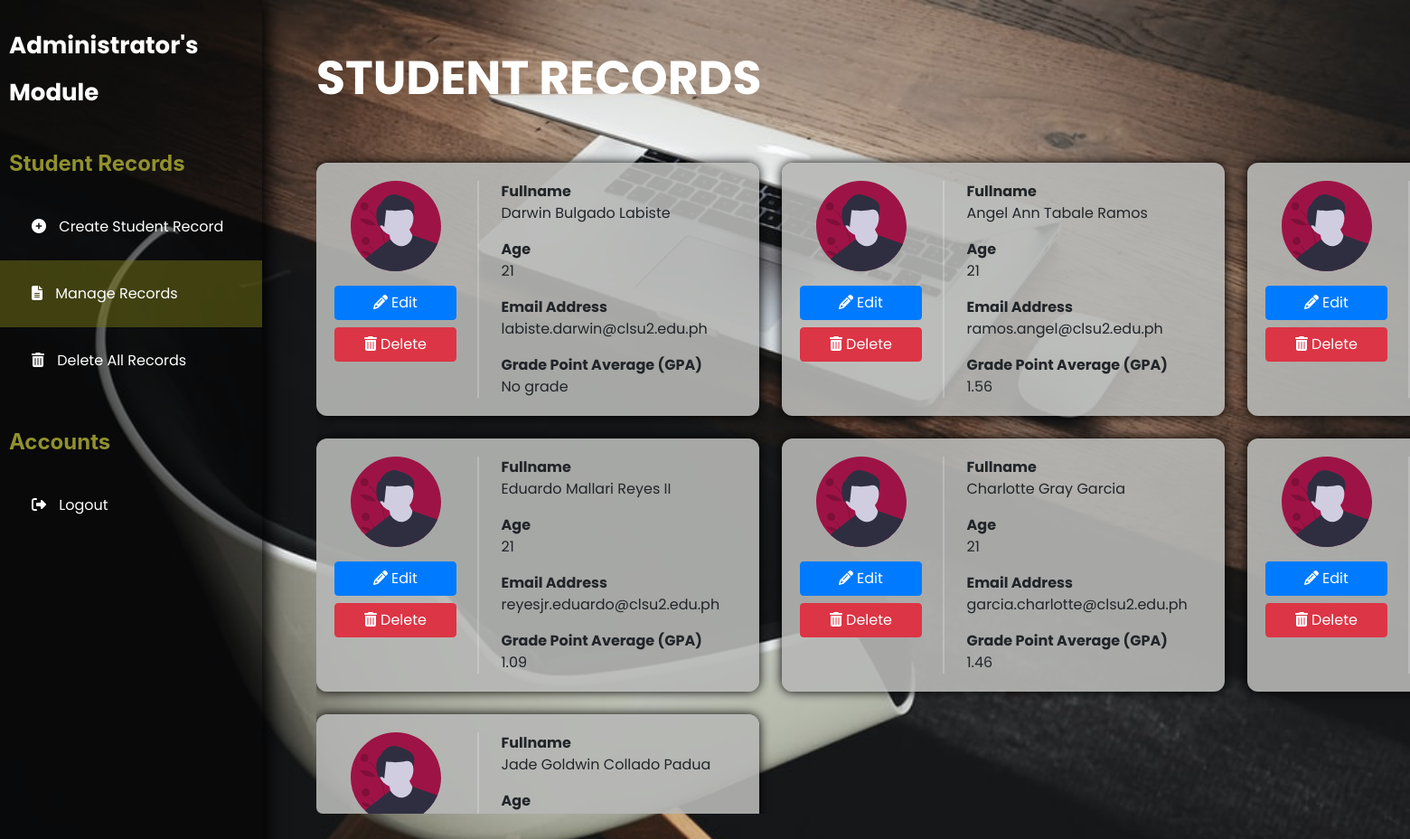
The app's page /admin/index.php (signed in) with its own data.
### tables this page shows
CREATE TABLE `student` (
  `id` int(11) NOT NULL,
  `name` varchar(50) NOT NULL,
  `age` int(2) NOT NULL,
  `email` varchar(50) NOT NULL,
  `gpa` float NOT NULL
);

### admin/index.php (the view, shortened to what this page needs)
<!DOCTYPE html>
<html lang="en">
<head>
    <link rel="stylesheet" href="../css/bootstrap-4.0.0-dist/css/bootstrap.min.css">
    <link rel="stylesheet" href="../css/admin.css">
</head>
<body>
    <div class="container-fluid">
        <div class="navigation">
            <div class="nav-title">
                <h2>Administrator's Module</h2>
            </div>
            <nav>
                <ul>
                    <div class="sub-title-nav">
                        <p>Student Records</p>
                    </div>
                    <li>
                        <a href="create_student_record.php">
                            <i class="fas fa-plus-circle"></i>
                            Create student record
                        </a>
                    </li>
                    <li>
                        <a class="active" href="index.php">
                            <i class="fas fa-file-alt"></i>
                            Manage records
                        </a>
                    </li>
                    <li>
                        <a href="delete_all_records.php">
                            <i class="fas fa-trash-alt"></i>
                            Delete all records
                        </a>
                    </li>
                    <div class="sub-title-nav">
                        <p>Accounts</p>
                    </div>
                    <li>
                        <a href="../db/logout.php">
                            <i class="fas fa-sign-out-alt"></i>
                            logout
                        </a>
                    </li>
                </ul>
            </nav>
        </div>
        <div class="content-wrapper">
            <h1 class="title-table">STUDENT RECORDS</h1>
            <div class="content-card-wrapper">
                <?php
                    include_once '../db/connection.php';
                    $sql_select_records = "SELECT * FROM student";
                    $result = mysqli_query($conn, $sql_select_records);
                    $tempGpa = "";
                    if(mysqli_num_rows($result) > 0) {
                        while($row = mysqli_fetch_assoc($result)) {
                            if ($row["gpa"] == 0) {
                                $tempGpa = "No grade";
                            } else {
                                $tempGpa = $row["gpa"];
                            }
                        echo "<div class='student-card-info'>"
                                ."<div class='img-student-card-wrapper'>"
                                    ."<img src='../css/resources/undraw_male_avatar_323b.svg' alt='undraw_male_avatar_323b.svg'>"
                                    ."<div class='button-profile-update-delete-wrapper mt-3'>"
                                        ."<form action='edit_student_record.php?id=".$row['id']."' method='POST'>"
                                            ."<button class='btn btn-primary w-100 mb-2' id='btnEditCardInfo'>"
                                                ."<i class='fas fa-pencil-alt mr-1'></i>"
                                                ."Edit"
                                            ."</button>"
                                        ."</form>"
                                        ."<form action='../db/delete_record.php?id=".$row['id']."' method='POST'>"
                                            ."<button class='btn btn-danger w-100 text-white' name='btnDelete'>"
                                                ."<i class='fas fa-trash-alt mr-1'></i>"
                                                ."Delete"
                                            ."</button>"
                                        ."</form>"
                                    ."</div>"
                                ."</div>"
                                ."<div class='student-card-info-content-infos'>"
                                    ."<div class='form-group'>"
                                        ."<b>Fullname</b>"
                                        ."<p>".$row['name']."</p>"
                                    ."</div>"
                                    ."<div class='form-group'>"
                                        ."<b>Age</b>"
                                        ."<p>".$row['age']."</p>"
                                    ."</div>"
                                    ."<div class='form-group'>"
                                        ."<b>Email Address</b>"
                                        ."<p>".$row['email']."</p>"
                                    ."</div>"
                                    ."<div class='form-grou'>"
                                    ."<b>Grade Point Average (GPA)</b>"
                                        ."<p>".$tempGpa."</p>"
                                    ."</div>"
                                ."</div>"
                            ."</div>";
                        }
                    }
                    else {
                        echo "<div class='no-record-found'><p>No record found.</p></div>";
                    }
                ?>
            </div>
        </div>
    </div>
</body>
</html>

### css/admin.css (style rules this page uses)
body { background-image: url(../css/resources/bg.jpg); background-size: 300%; background-position-y: 0px; background-position-x: -450px; background-repeat: no-repeat; background-color: rgba(36, 35, 35, 0.775); overflow: hidden; }
@media only screen and (min-width: 768px) { body { background-size: 230%; background-position-y: 0px; background-position-x: -450px; } }
@media screen and (min-width: 1025px) { body { background-size: 100%; background-position-y: 0px; background-position-x: 0px; } }
.container-fluid { display: flex; margin: 0; padding: 0; }
.navigation { display: block; position: fixed; top: 0; width: 290px; height: 100vh; background-color: rgba(0, 0, 0, 0.535); box-shadow: 0 6px 20px 6px #000; }
.content-wrapper { position: relative; left: 290px; }
.nav-title h2 { font-size: 26px; font-family: var(--poppins-); padding: 24px 10px 0; color: #fff; line-height: 2; font-weight: 700; }
.sub-title-nav { font-size: 24px; margin-left: 10px; margin-top: 35px; margin-bottom: 15px; font-weight: 700; color: rgb(145, 145, 46); }
.navigation nav { display: block; position: relative; padding: 0; margin: 0; height: 100vh; }
.navigation nav ul { display: block; position: relative; height: 100vh; }
.navigation nav ul li { display: block; position: relative; width: 100%; }
.navigation nav ul li a { display: block; position: relative; width: 100%; padding: 25px 0 25px 35px; color: #fff; font-size: 16px; font-family: var(--poppins-); text-transform: capitalize; transition: background-color .3s; }
.active { background-color: rgba(116, 116, 23, 0.515); }
.navigation nav ul li a i { margin-right: 10px; }
.content-card-wrapper { display: flex; flex-wrap: wrap; overflow-y: auto; padding: 30px 0; width: 100%; max-width: 1600px; height: 750px; max-height: 750px; margin-left: 60px; margin-top: 150px; border-radius: 7px; font-family: var(--poppins-) !important; }
.student-card-info { display: flex; justify-content: space-between; background-color: rgba(183, 184, 182, 0.905); width: 490px; height: fit-content; border-radius: 12px; padding: 20px 20px; margin-bottom: 25px; box-shadow: 0 0 12px #000; }
.student-card-info:not(:nth-child(3n)) { margin-right: 25px; }
.student-card-info .img-student-card-wrapper { text-align: center; width: 30%; margin-right: 20px; }
.student-card-info .img-student-card-wrapper img { width: 100px; }
.student-card-info .student-card-info-content-infos { width: 65%; border-left: 2px solid rgba(255, 255, 255, 0.22); padding-left: 25px; }
.title-table { position: absolute; top: 55px; left: 60px; width: 800px; color: #fff; font-size: 52px; font-family: var(--poppins-); font-weight: 700; }

### css/global.css (style rules this page uses)
:root { --poppins-: 'Poppins', sans-serif; --montserrat-: 'Montserrat', sans-serif; }
body { top: 0; bottom: 0; left: 0; right: 0; margin: 0; padding: 0; font-size: 100%; }
*, *::after, *::before { box-sizing: border-box; margin: 0; padding: 0; }
p, h1, h2, h3, h4, h5 { padding: 0; margin: 0; }
a { text-decoration: none; }

### records on screen
student: name "Darwin Bulgado Labiste", age "21", email "labiste.darwin@clsu2.edu.ph", gpa "No grade"
student: name "Angel Ann Tabale Ramos", age "21", email "ramos.angel@clsu2.edu.ph", gpa "1.56"
student: name "Eduardo Mallari Reyes II", age "21", email "reyesjr.eduardo@clsu2.edu.ph", gpa "1.09"
student: name "Charlotte Gray Garcia", age "21", email "garcia.charlotte@clsu2.edu.ph", gpa "1.46"
student: name "Jade Goldwin Collado Padua"
